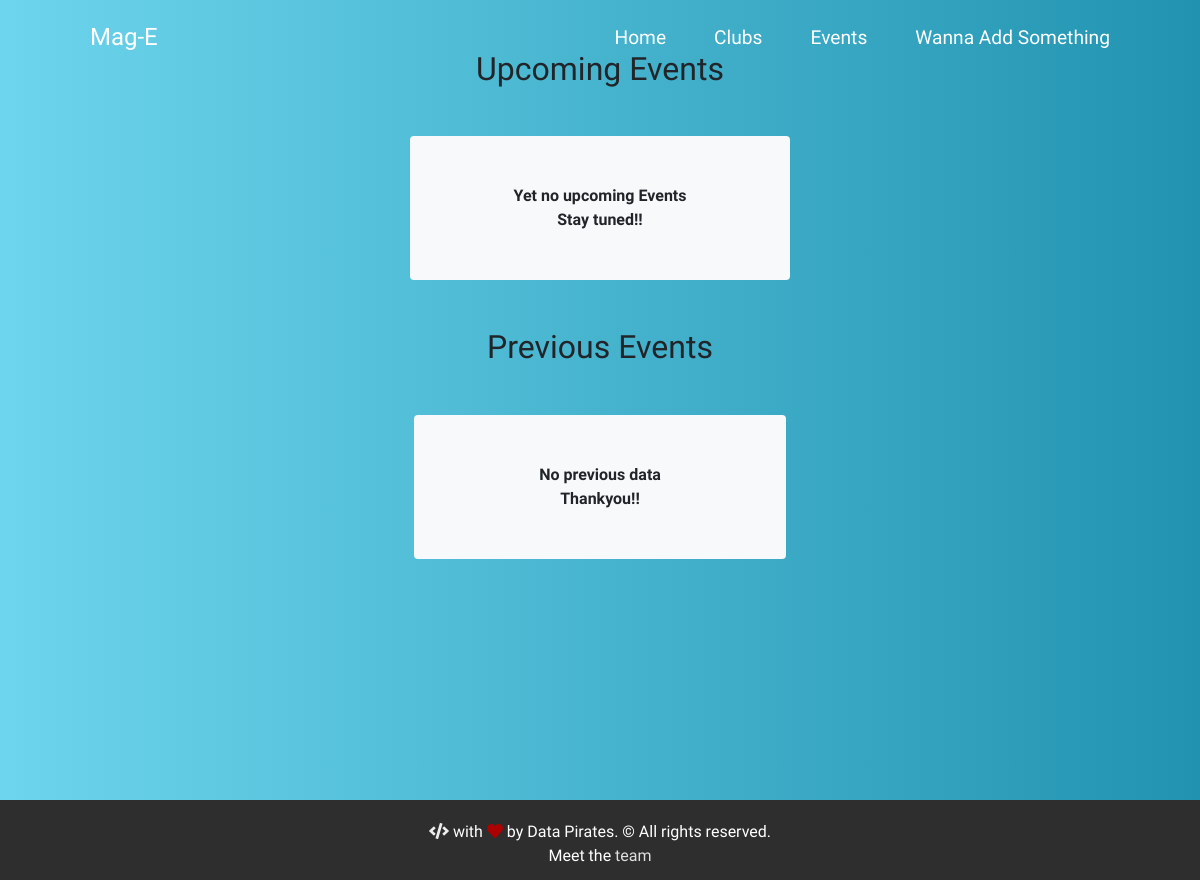
/events/, run on an earlier commit of the app's database.
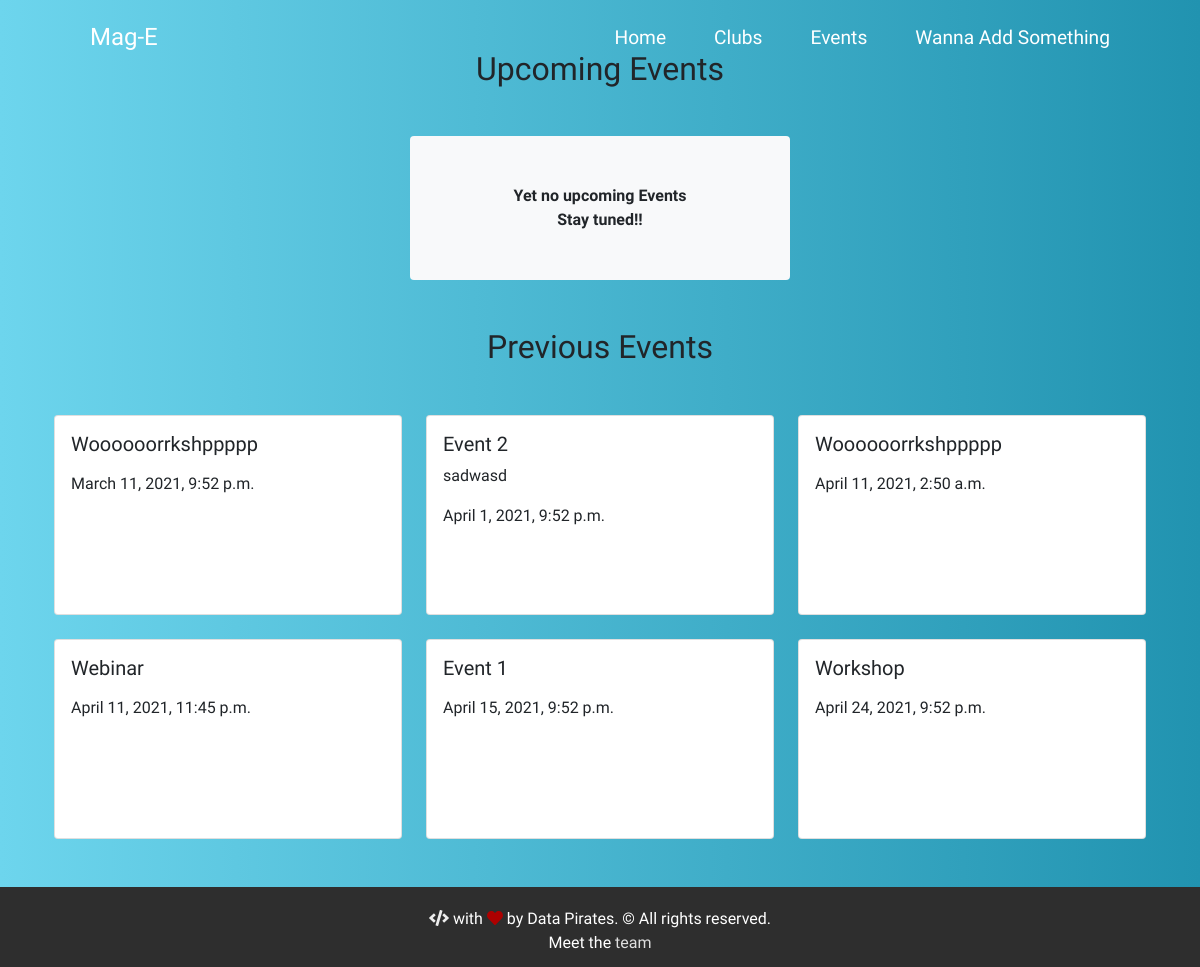
And on a later commit of the database.
### clubs/models.py (models this page shows, shortened)
class Events(models.Model):
    event_club = models.ForeignKey(Club, on_delete=models.CASCADE)
    event_title = models.CharField(max_length=255, null=True, blank=True)
    event_bio = models.TextField(max_length=600, null=True, blank=True)
    register = models.TextField(max_length=600, null=True, blank=True)
    feedback = models.TextField(max_length=600, null=True, blank=True)
    event_date = models.DateTimeField(null=True, blank=True)
    yt_link = models.CharField(max_length=255, null=True, blank=True)
    recording = models.TextField(max_length=600, null=True, blank=True)

### MagE/views.py (the view)
# urls.py: path('events/', views.eventsPage, name='event_page'),
def eventsPage(request):
    now = timezone.now()
    event_retrive = models.Events.objects.all()
    upcoming = event_retrive.filter(event_date__gte=now).order_by('event_date')
    previous = event_retrive.filter(event_date__lt=now).order_by('event_date')
    context = {
        'upcoming': upcoming,
        'previous': previous}
    return render(request, "events.html", context)

### templates/events.html (shortened to what this page needs)
{% extends 'base.html' %}
{% block content %}
<h2 class="text-center mb-5 club-padding">Upcoming Events</h2>
<div class="container mb-5">
    <div class="row row-cols-1 row-cols-md-3 g-4">
        {% for e in upcoming %}
        <div class="col">
            <div class="card min-height-200">
                <div class="card-body">
                    <h5 class="card-title">{{e.event_title}}</h5>
                    <p class="card-text">{{e.event_bio}}</p>
                    <p class="card-text">{{e.event_date}}</p>
                    {% if e.register|length > 0 %}
                    <a class='btn btn-primary btn-lg' href="{{e.register}}">Register</a>
                    {% endif %}
                </div>
            </div>
        </div>
        {% empty %}
        <div class="p-5 bg-light text-dark text-center mx-auto mb-5 rounded fw-bolder">
            Yet no upcoming Events <br> Stay tuned!!
            {% endfor %}
        </div>
    </div>
    <div class="container mb-5">
        <h2 class="text-center mb-5">Previous Events</h2>
        <div class="row row-cols-1 row-cols-md-3 g-4">
            {% for e in previous %}
            <div class="col">
                <div class="card min-height-200">
                    <div class="card-body">
                        <h5 class="card-title">{{e.event_title}}</h5>
                        <p class="card-text">{{e.event_bio}}</p>
                        <p class="card-text">{{e.event_date}}</p>
                    </div>
                </div>
            </div>
            {% empty %}
            <div class="p-5 bg-light text-dark text-center mx-auto mb-5 rounded fw-bolder">
                No previous data <br> Thankyou!!
            </div>
            {% endfor %}
        </div>
    </div>
</div>
{% endblock %}

### templates/base.html (shortened to what this page needs)
{% load static %}
<!DOCTYPE html>
<html lang="en" dir="ltr">
<head>
    <link href="https://cdn.jsdelivr.net/npm/bootstrap@5.0.0-beta3/dist/css/bootstrap.min.css" rel="stylesheet">
    <link rel="stylesheet" type="text/css" href="{% static 'master.css' %}">
</head>
<body>
    <nav class="nav">
        <div class="container">
            <div class="logo">
                <a href="{% url 'home' %}">Mag-E</a>
            </div>
            <div id="mainListDiv" class="main_list">
                <ul class="navlinks">
                    <li><a href="{% url 'home' %}">Home</a></li>
                    <li><a href="{% url 'clubs_view' %}">Clubs</a></li>
                    <li><a href="{% url 'event_page' %}">Events</a></li>
                    <li><a href="{% url 'wanna_add' %}">Wanna Add Something</a></li>
                </ul>
            </div>
        </div>
    </nav>
    <div class="min-vh-100">
        {% block content %}
        {% endblock %}
    </div>
    <footer class="footer f-height">
        <p class='text-center text-white'><i class="fas fa-code"></i> with <i class="fas fa-heart"></i> by Data Pirates. &copy; All rights reserved. <br>Meet the <a href="{% url 'dev_page' %}">team</a></p>
    </footer>
</body>
</html>

### static/master.css (style rules this page uses)
html, body { margin: 0; padding: 0; box-sizing: border-box; font-family: "Quicksand", sans-serif; }
.nav { width: 100%; height: 65px; position: fixed; line-height: 65px; text-align: center; }
.nav div.logo { float: left; width: auto; height: auto; padding-left: 3rem; }
.nav div.logo a { text-decoration: none; color: #fff; font-size: 1.5rem; }
.nav div.main_list { height: 65px; float: right; }
.nav div.main_list ul { width: 100%; height: 65px; display: flex; list-style: none; margin: 0; padding: 0; }
.nav div.main_list ul li { width: auto; height: 65px; padding: 0; padding-right: 3rem; }
.nav div.main_list ul li a { text-decoration: none; color: #fff; line-height: 65px; font-size: 1.2rem; }
.nav { padding-top: 5px; padding-bottom: 20px; transition: all 0.4s ease; }
.club-padding { padding-top: 50px; }
.f-height { height: 80px; background-color: #2e2e2e; padding: 20px; }
.fa-code { color: #ededed; }
.fa-heart { color: #ad0000; }
.f-height a { text-decoration: none; color: rgb(223, 223, 223); }

### templates/events.html (style rules this page uses)
body { background: #2193b0; background: -webkit-linear-gradient(to right, #6dd5ed, #2193b0); background: linear-gradient(to right, #6dd5ed, #2193b0); }
.min-height-200 { min-height: 200px; }

What changed in the data, as far as the page shows it:
added Events: event_title "Woooooorrkshppppp", event_date "March 11, 2021, 9:52 p.m."
added Events: event_title "Event 2", event_bio "sadwasd", event_date "April 1, 2021, 9:52 p.m."
added Events: event_title "Woooooorrkshppppp", event_date "April 11, 2021, 2:50 a.m."
added Events: event_title "Webinar", event_date "April 11, 2021, 11:45 p.m."
added Events: event_title "Event 1", event_date "April 15, 2021, 9:52 p.m."
added Events: event_title "Workshop", event_date "April 24, 2021, 9:52 p.m."
Also different on the page:
text no longer shown: "No previous data Thankyou!!"
